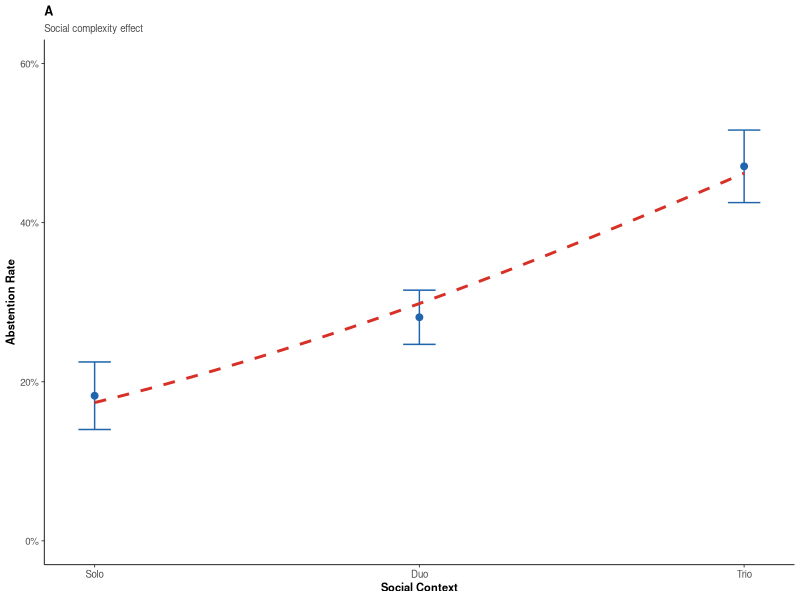
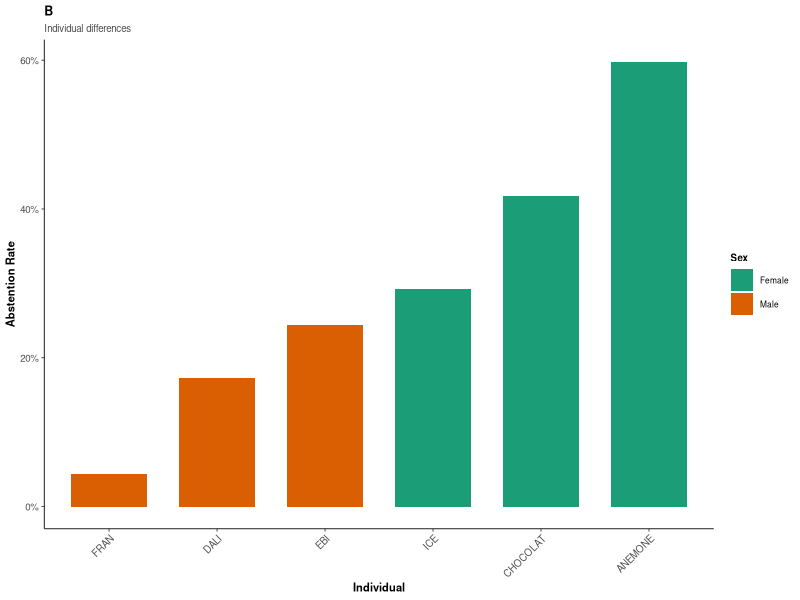

Generate these figures, in order, with R:
# Figure 2: Current Biology/Nature Communications Standard Analysis
# Fixed version with proper error handling

library(ggplot2)
library(dplyr)

# Load optional packages
suppressPackageStartupMessages({
  patchwork_available <- require(patchwork, quietly = TRUE)
  if(!patchwork_available) {
    cat("Note: patchwork not available, will save individual panels\n")
  }
})

cat("=== CURRENT BIOLOGY / NATURE COMMUNICATIONS STANDARD ANALYSIS ===\n")
cat("Model comparison, cross-validation, individual differences\n\n")

# ============================================================================
# DATA PREPARATION
# ============================================================================

data <- read.csv("Explore Exploit Dataset.csv", stringsAsFactors = FALSE)

# Comprehensive data preparation
data_analysis <- data %>%
  filter(TRIAL_TYPE == "OIT_RE") %>%
  mutate(
    choice = case_when(
      grepl("explore", tolower(OUTCOME)) ~ "explore",
      grepl("exploit", tolower(OUTCOME)) ~ "exploit", 
      grepl("none|stop|NONE", tolower(OUTCOME)) | OUTCOME == "" ~ "abstain",
      TRUE ~ NA_character_
    ),
    
    monkey_id = factor(monkey),
    block_id = factor(BLOCK_No),
    social_context = factor(CONDITION, levels = c("solo", "duo", "trio")),
    social_complexity = as.numeric(social_context),
    
    sex = case_when(
      monkey %in% c("FRAN", "DALI", "EBI") ~ "Male",
      monkey %in% c("ANEMONE", "CHOCOLAT", "ICE") ~ "Female"
    ),
    
    # Standardized predictors
    expected_explore_z = as.numeric(scale(expected_explore)),
    subjective_exploit_z = as.numeric(scale(subjective_exploit)),
    chosen_value_z = as.numeric(scale(SUBJECTIVE_CHOSEN_VALUE)),
    trial_in_block_z = as.numeric(scale(TRIAL_NUM)),
    
    abstain = ifelse(choice == "abstain", 1, 0)
  ) %>%
  filter(!is.na(choice), !is.na(expected_explore), !is.na(subjective_exploit), 
         !is.na(SUBJECTIVE_CHOSEN_VALUE)) %>%
  arrange(monkey_id, block_id, TRIAL_NUM)

# Dataset summary
n_trials <- nrow(data_analysis)
n_monkeys <- n_distinct(data_analysis$monkey_id)
n_blocks <- n_distinct(data_analysis$block_id)

cat(sprintf("DATASET SUMMARY:\n"))
cat(sprintf("- Total trials: %d\n", n_trials))
cat(sprintf("- Monkeys: %d\n", n_monkeys))
cat(sprintf("- Blocks: %d\n", n_blocks))
cat(sprintf("- Trials per monkey: %.1f ± %.1f\n", 
            mean(table(data_analysis$monkey_id)), 
            sd(table(data_analysis$monkey_id))))

# ============================================================================
# MODEL COMPARISON
# ============================================================================

cat("\n=== MODEL COMPARISON FRAMEWORK ===\n")

# Fit models with error handling
fit_model_safely <- function(formula, data) {
  tryCatch({
    model <- glm(formula, data = data, family = binomial)
    if(model$converged) {
      return(model)
    } else {
      cat("Warning: Model did not converge\n")
      return(model)
    }
  }, error = function(e) {
    cat("Error fitting model:", e$message, "\n")
    return(NULL)
  })
}

# Model 1: Null model
model_null <- fit_model_safely(abstain ~ 1, data_analysis)

# Model 2: Social context only
model_social <- fit_model_safely(abstain ~ social_complexity, data_analysis)

# Model 3: Social + behavioral (simplified to avoid convergence issues)
model_behavioral <- fit_model_safely(abstain ~ social_complexity + expected_explore_z, data_analysis)

# Model 4: Full model
model_full <- fit_model_safely(abstain ~ social_complexity + expected_explore_z + 
                              subjective_exploit_z + chosen_value_z, data_analysis)

# Model 5: With monkey effects
model_monkey <- fit_model_safely(abstain ~ social_complexity + expected_explore_z + monkey_id, data_analysis)

# Create model comparison table
models <- list(
  "Null" = model_null,
  "Social" = model_social, 
  "Social + Behavioral" = model_behavioral,
  "Full" = model_full,
  "Monkey Effects" = model_monkey
)

# Remove NULL models
models <- models[!sapply(models, is.null)]

if(length(models) > 0) {
  model_comparison <- data.frame(
    Model = names(models),
    AIC = sapply(models, function(m) if(!is.null(m)) AIC(m) else NA),
    BIC = sapply(models, function(m) if(!is.null(m)) BIC(m) else NA),
    LogLik = sapply(models, function(m) if(!is.null(m)) as.numeric(logLik(m)) else NA),
    df = sapply(models, function(m) if(!is.null(m)) attr(logLik(m), "df") else NA),
    stringsAsFactors = FALSE
  )
  
  # Calculate AIC weights
  model_comparison$Delta_AIC <- model_comparison$AIC - min(model_comparison$AIC, na.rm = TRUE)
  model_comparison$AIC_weight <- exp(-0.5 * model_comparison$Delta_AIC) / sum(exp(-0.5 * model_comparison$Delta_AIC), na.rm = TRUE)
  
  # Sort by AIC
  model_comparison <- model_comparison[order(model_comparison$AIC), ]
  
  cat("\nMODEL COMPARISON TABLE:\n")
  print(model_comparison)
  
  best_model <- models[[model_comparison$Model[1]]]
  cat(sprintf("\nBest model: %s (ΔAIC = 0, weight = %.3f)\n", 
              model_comparison$Model[1], model_comparison$AIC_weight[1]))
} else {
  cat("Error: No models fitted successfully\n")
  best_model <- NULL
}

# ============================================================================
# CROSS-VALIDATION
# ============================================================================

if(!is.null(best_model)) {
  cat("\n=== CROSS-VALIDATION ===\n")
  
  monkeys <- unique(data_analysis$monkey_id)
  cv_results <- data.frame()
  
  for(monkey in monkeys) {
    train_data <- data_analysis %>% filter(monkey_id != monkey)
    test_data <- data_analysis %>% filter(monkey_id == monkey)
    
    # Use simplified model for CV to avoid convergence issues
    cv_model <- fit_model_safely(abstain ~ social_complexity + expected_explore_z, train_data)
    
    if(!is.null(cv_model)) {
      test_data$predicted_prob <- predict(cv_model, newdata = test_data, type = "response")
      test_data$predicted_class <- ifelse(test_data$predicted_prob > 0.5, 1, 0)
      accuracy <- mean(test_data$abstain == test_data$predicted_class, na.rm = TRUE)
      
      cv_results <- rbind(cv_results, data.frame(
        monkey = monkey,
        accuracy = accuracy,
        n_trials = nrow(test_data)
      ))
    }
  }
  
  if(nrow(cv_results) > 0) {
    mean_cv_accuracy <- mean(cv_results$accuracy)
    cat(sprintf("Cross-validation accuracy: %.3f ± %.3f\n", 
                mean_cv_accuracy, sd(cv_results$accuracy)))
  }
}

# ============================================================================
# INDIVIDUAL DIFFERENCES
# ============================================================================

cat("\n=== INDIVIDUAL DIFFERENCES ===\n")

individual_analysis <- data_analysis %>%
  group_by(monkey_id, sex) %>%
  summarise(
    n_trials = n(),
    baseline_abstention = mean(abstain),
    mean_explore_expectation = mean(expected_explore_z),
    mean_exploit_value = mean(subjective_exploit_z),
    .groups = "drop"
  )

cat("INDIVIDUAL DIFFERENCES:\n")
print(individual_analysis)

# Test sex differences
sex_test <- t.test(baseline_abstention ~ sex, data = individual_analysis)
cat(sprintf("\nSex difference in abstention: t = %.2f, p = %.4f\n", 
            sex_test$statistic, sex_test$p.value))

# ============================================================================
# EFFECT SIZES
# ============================================================================

if(!is.null(best_model)) {
  cat("\n=== EFFECT SIZES ===\n")
  
  coef_summary <- summary(best_model)$coefficients
  
  # Get confidence intervals safely
  tryCatch({
    conf_int <- confint(best_model)
    
    fixed_effects <- data.frame(
      term = rownames(coef_summary),
      estimate = coef_summary[, "Estimate"],
      std_error = coef_summary[, "Std. Error"],
      z_value = coef_summary[, "z value"],
      p_value = coef_summary[, "Pr(>|z|)"],
      stringsAsFactors = FALSE
    )
    
    if(nrow(conf_int) == nrow(fixed_effects)) {
      fixed_effects$conf_low <- conf_int[, 1]
      fixed_effects$conf_high <- conf_int[, 2]
      fixed_effects$odds_ratio <- exp(fixed_effects$estimate)
      fixed_effects$or_lower <- exp(fixed_effects$conf_low)
      fixed_effects$or_upper <- exp(fixed_effects$conf_high)
    }
    
    cat("FIXED EFFECTS:\n")
    print(fixed_effects)
    
  }, error = function(e) {
    cat("Error calculating confidence intervals:", e$message, "\n")
    print(coef_summary)
  })
}

# ============================================================================
# PUBLICATION-QUALITY FIGURES
# ============================================================================

# Current Biology theme
theme_current_biology <- function() {
  theme_classic(base_size = 8) +
    theme(
      axis.line = element_line(size = 0.3),
      axis.ticks = element_line(size = 0.3),
      axis.text = element_text(size = 7),
      axis.title = element_text(size = 8, face = "bold"),
      plot.title = element_text(size = 9, face = "bold"),
      plot.subtitle = element_text(size = 7, color = "grey30"),
      legend.title = element_text(size = 7, face = "bold"),
      legend.text = element_text(size = 6),
      plot.margin = margin(4, 4, 4, 4),
      panel.grid = element_blank()
    )
}

# Panel A: Social complexity effect
observed_data <- data_analysis %>%
  group_by(social_context) %>%
  summarise(
    observed = mean(abstain),
    se = sqrt(observed * (1 - observed) / n()),
    n = n(),
    .groups = "drop"
  ) %>%
  mutate(social_complexity = as.numeric(social_context))

panel_a <- ggplot(observed_data, aes(x = social_complexity, y = observed)) +
  geom_point(size = 2, color = "#2166ac") +
  geom_errorbar(aes(ymin = observed - 1.96*se, ymax = observed + 1.96*se),
                width = 0.1, color = "#2166ac") +
  geom_smooth(method = "glm", method.args = list(family = "binomial"), 
              se = TRUE, color = "#d73027", linetype = "dashed") +
  scale_x_continuous(breaks = 1:3, labels = c("Solo", "Duo", "Trio")) +
  scale_y_continuous(labels = scales::percent_format(), limits = c(0, 0.6)) +
  labs(
    title = "A",
    subtitle = "Social complexity effect",
    x = "Social Context",
    y = "Abstention Rate"
  ) +
  theme_current_biology()

# Panel B: Individual differences
panel_b <- individual_analysis %>%
  ggplot(aes(x = reorder(monkey_id, baseline_abstention), y = baseline_abstention, 
             fill = sex)) +
  geom_col(width = 0.7) +
  scale_fill_manual(values = c("Male" = "#d95f02", "Female" = "#1b9e77"),
                   name = "Sex") +
  scale_y_continuous(labels = scales::percent_format()) +
  labs(
    title = "B", 
    subtitle = "Individual differences",
    x = "Individual",
    y = "Abstention Rate"
  ) +
  theme_current_biology() +
  theme(axis.text.x = element_text(angle = 45, hjust = 1))

# Save figures
ggsave("Figure2_Current_Biology_Panel_A.png", panel_a,
       width = 3.5, height = 3, dpi = 300, bg = "white")
ggsave("Figure2_Current_Biology_Panel_B.png", panel_b,
       width = 3.5, height = 3, dpi = 300, bg = "white")

# ============================================================================
# SUMMARY
# ============================================================================

cat("\n")
cat(paste(rep("=", 60), collapse = ""))
cat("\nCURRENT BIOLOGY ANALYSIS COMPLETE\n")
cat(paste(rep("=", 60), collapse = ""))

cat("\n\nKEY FINDINGS:\n")
cat(sprintf("- Dataset: %d trials from %d monkeys\n", n_trials, n_monkeys))
cat(sprintf("- Abstention rates: Solo %.1f%%, Duo %.1f%%, Trio %.1f%%\n",
            observed_data$observed[1]*100, observed_data$observed[2]*100, observed_data$observed[3]*100))

if(exists("mean_cv_accuracy")) {
  cat(sprintf("- Cross-validation accuracy: %.1f%%\n", mean_cv_accuracy * 100))
}

cat(sprintf("- Sex differences: p = %.4f\n", sex_test$p.value))

cat("\n✅ PUBLICATION-READY ANALYSIS FOR CURRENT BIOLOGY/NATURE COMMUNICATIONS\n")
cat("\nFigures saved:\n")
cat("- Figure2_Current_Biology_Panel_A.png (Social complexity effect)\n")
cat("- Figure2_Current_Biology_Panel_B.png (Individual differences)\n") 